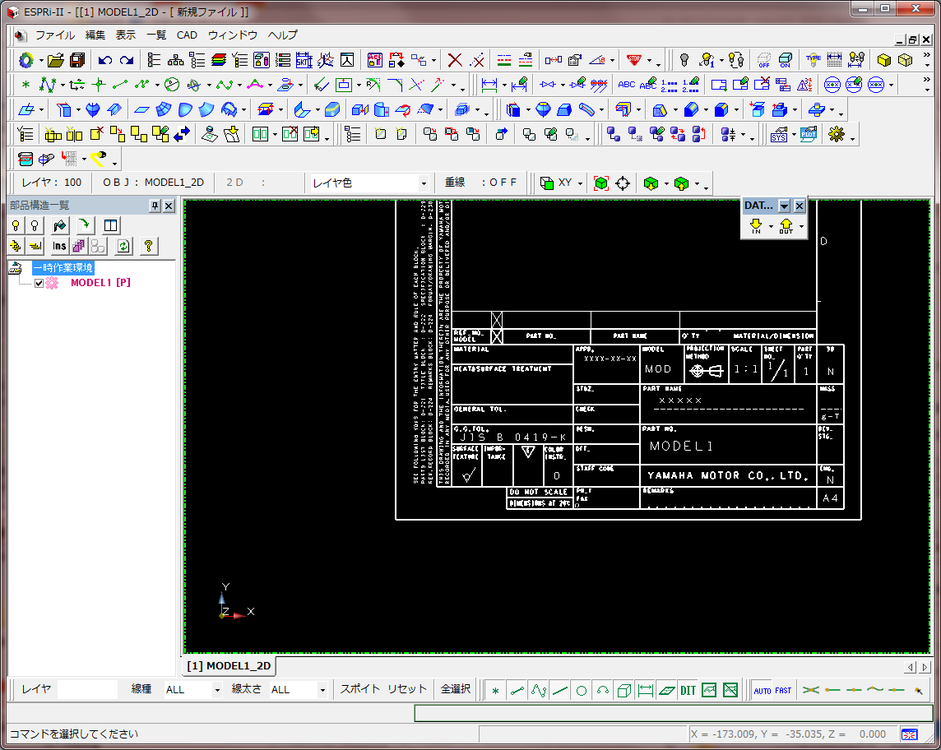
#> input picture 画像/img/mscapture.png, 941 x 750 px, shrunk from 1144 x 912 before the run, found by its file name
$ python '最大領域のみ色づけ.py'
#> lines starting #> are read from the running program, lines starting #| are printed output that depends on the picture
# -*- coding:utf-8 -*-

# 最大領域のみ色づけ
# 2016/3/17 yo16
#
# LabelingPrac.pyからコピペして発展

from PIL import Image
from PIL import ImageOps
from PIL import ImageEnhance

inputImageFile = ".\img\mscapture.png"
outputImageFile = ".\img\mscapture_maxonly.png"


def main():
	img = Image.open( inputImageFile )
#> img is the input picture: PIL image 941x750 RGB; mean R, G, B 120.6, 120.6, 120.7
	if img.mode != "RGB":
		img = img.convert("RGB")

	# 画像をグレイスケール化
	img = ImageOps.grayscale( img )
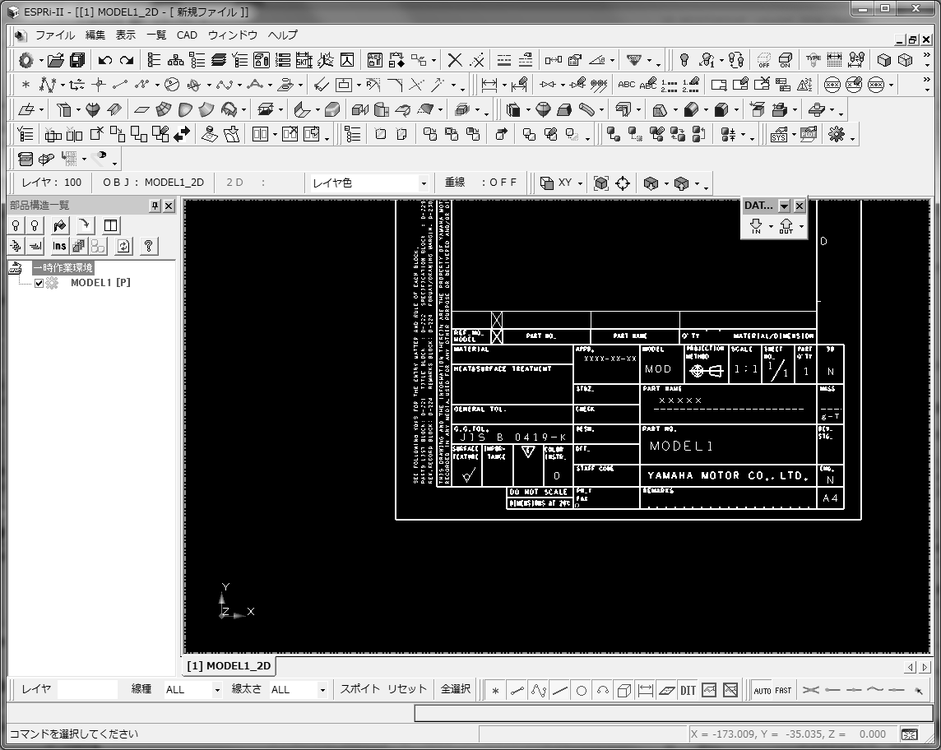
#> img: PIL image 941x750 L; min 0, max 255, mean 120.6
	img.save( "tmp1.png" )

	# コントラストを強める
	imgEnh = ImageEnhance.Contrast( img )
	img = imgEnh.enhance(5.0)
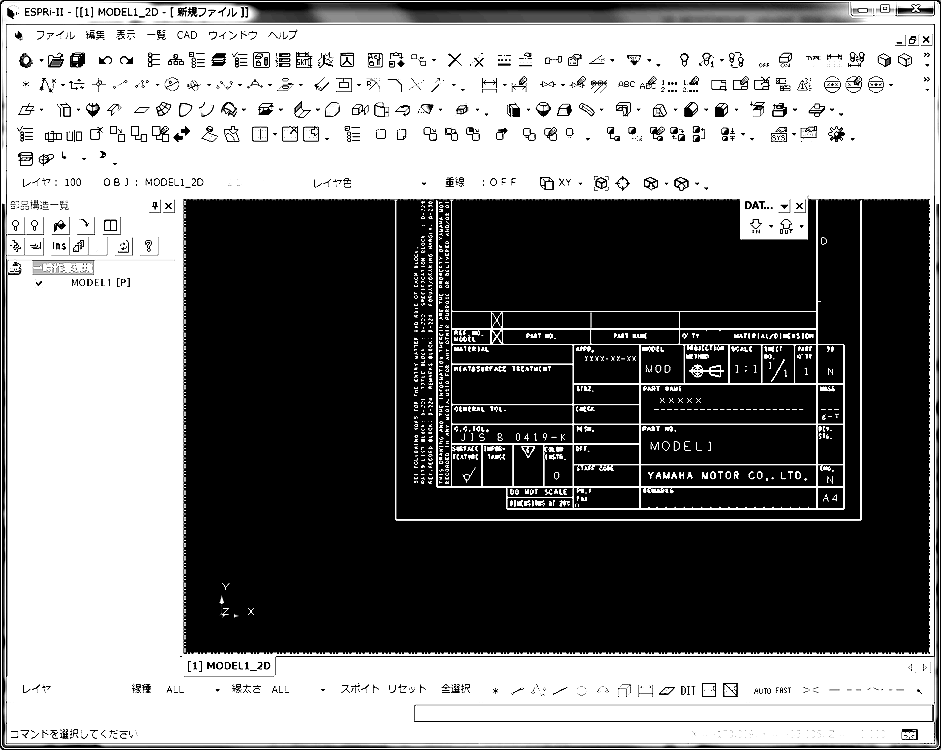
#> img: PIL image 941x750 L; min 0, max 255, mean 127.1

	img.save( "tmp2.png" )

	w = img.size[0]
#> w = 941
	h = img.size[1]
#> h = 750

	# 結果の配列
	rslt = [[ 0 for i in range(h) ] for j in range(w) ]

	# ルックアップテーブル
	lstColor = [0]
	# 最後に割り振った番号
	lastAssignedNum = 0

	# 横→縦方向に走査する
	for y in range(0,h): #縦
		for x in range(0,w): #横
			# グレイスケールなので１色
			col = img.getpixel((x,y))

			# 黒の場合のみ、領域を作る
			if ( col == 0 ):
				# これまでに設定した値を参照しながら、０以外の最小値を探す
				minVal = 0
				lstFoundKey = []
				# 左上
				if ( x > 0 ) and ( y > 0 ):
					tmp = rslt[x-1][y-1]
					if ( 0 < tmp ):
						if ( minVal == 0 ) or ( tmp < minVal ):
							minVal = tmp
						lstFoundKey.append( tmp )
				# 上
				if ( y > 0 ):
					tmp = rslt[x][y-1]
					if ( 0 < tmp ):
						if ( minVal == 0 ) or ( tmp < minVal ):
							minVal = tmp
						lstFoundKey.append( tmp )
				# 右上
				if ( x < w-2 ) and ( y > 0 ):
					tmp = rslt[x+1][y-1]
					if ( 0 < tmp ):
						if ( minVal == 0 ) or ( tmp < minVal ):
							minVal = tmp
						lstFoundKey.append( tmp )
				# 左
				if ( x > 0 ):
					tmp = rslt[x-1][y]
					if ( 0 < tmp ):
						if ( minVal == 0 ) or ( tmp < minVal ):
							minVal = tmp
						lstFoundKey.append( tmp )

				pixVal = 0
				if ( minVal == 0 ):
					# 周囲がすべて0の場合は、新しく割り当てる
					# print("new region("+str(x)+","+str(y)+")")
					lastAssignedNum += 1
					lstColor.append( lastAssignedNum )
					pixVal = lastAssignedNum
				else:
					# 周囲に割り当て済みの番号がある場合は、
					# その番号のルックアップテーブル値(更新後の値)を使用する
					pixVal = lstColor[ minVal ]

					# 見つけたルックアップテーブル値はすべて、
					# ルックアップテーブル値(更新後の値)で書き換える
					for key in lstFoundKey:
						lstColor[ key ] = pixVal

				# 計算した値を設定
				rslt[x][y] = pixVal
#> after the loop, lastAssignedNum = 2126; lstColor = 2127 values, max 2125 at index 2125, min 0 at index 0, mean 1019.3; rslt = 941 items

	# すべて割り当てられた！

	# ルックアップテーブル値で書き戻す
	for x in range(w):
		for y in range(h):
			rslt[x][y] = lstColor[ rslt[x][y] ]

	# なるべく小さな数に直す
	maxKey = 0
	for i in range(len(lstColor)):
		if( maxKey < lstColor[i] ):
			maxKey += 1
			# lstColor[i]と同じ値をすべて、maxKeyに書き換える
			tmp = lstColor[i]
			for j in range(len(lstColor)):
				if( tmp == lstColor[j] ):
					lstColor[j] = maxKey
#> after the loop, lstColor = 2127 values, max 1358 at index 2125, min 0 at index 0, mean 722.8; maxKey = 1358

	# 使った色の数を数える
	lstUsedColor = {}
	for x in range(w):
		for y in range(h):
			if ( lstColor[rslt[x][y]] not in lstUsedColor ):
				lstUsedColor[ lstColor[rslt[x][y]] ] = 1
			else:
				lstUsedColor[ lstColor[rslt[x][y]] ] += 1

	# 最大領域を検索
	maxKey = 0
	maxVal = 0
	for k in lstUsedColor.keys():
		if( k > 0 ):
			print("section("+str(k)+"):count="+str(lstUsedColor[k]))
			if( maxVal < lstUsedColor[k] ):
				maxKey = k
				maxVal = lstUsedColor[k]
#> after the loop, maxKey = 894; maxVal = 187012
	print("maxkey:"+str(maxKey))
	print("maxVal:"+str(maxVal))
	print(lstColor)

	# rsltから画像を作る
	imgout = Image.new("RGB", (w, h), (255,255,255,0))
#> imgout: PIL image 941x750 RGB; every value is 255
	for x in range(w):
		for y in range(h):
			# 最大領域だけ赤くする
			if( lstColor[rslt[x][y]] == 0 ):
				col = (255, 0, 0, 0)
				imgout.putpixel((x,y), col)
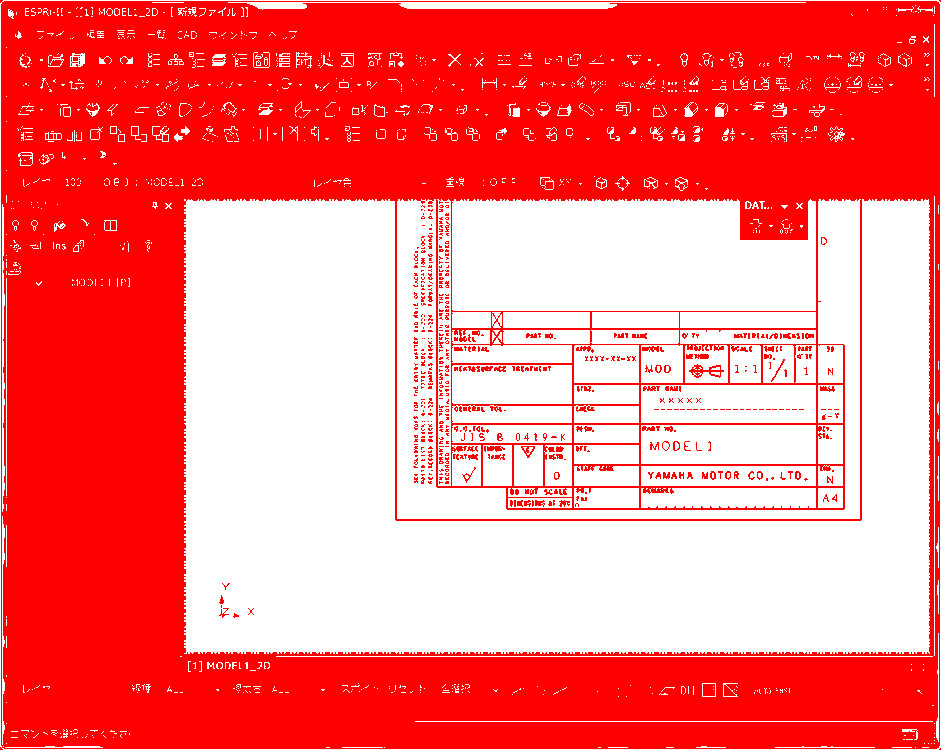
#> imgout: PIL image 941x750 RGB; mean R, G, B 255, 120.7, 120.7
	imgout.save(outputImageFile)
	imgout.show()

if __name__ == "__main__":
	main()
